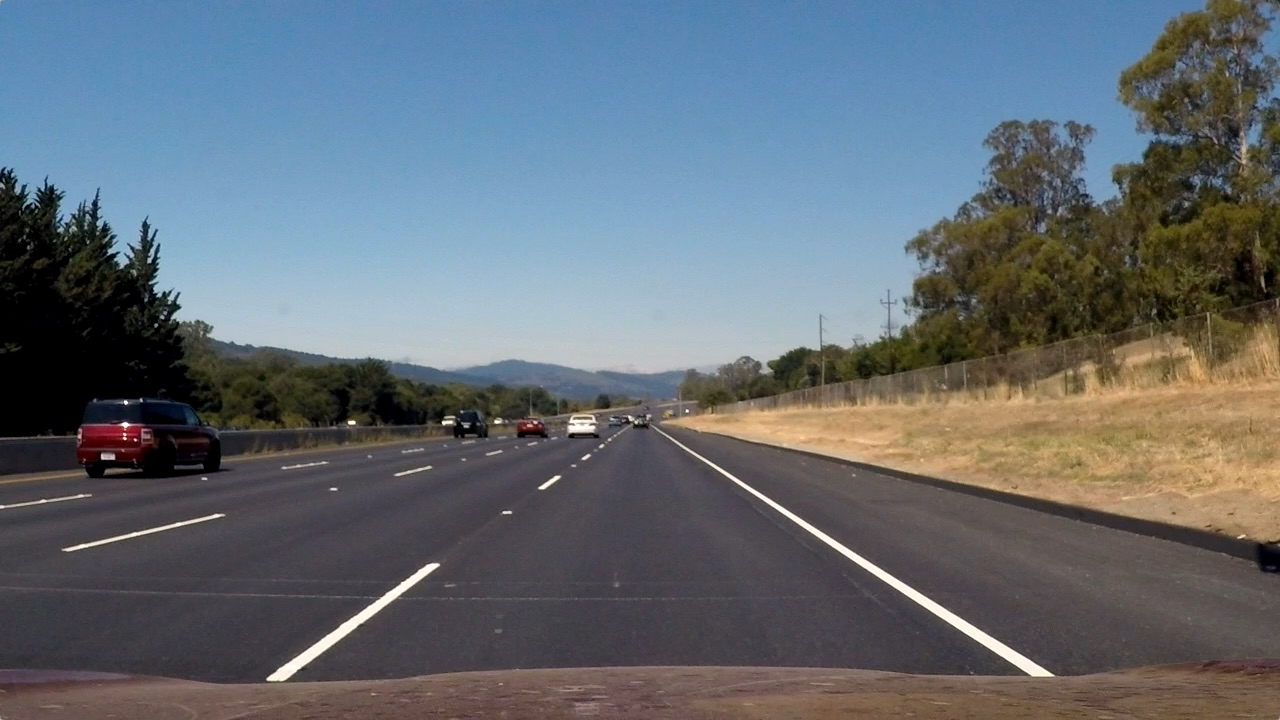
#> input picture test_images/straight_lines2.jpg, 1280 x 720 px
$ jupyter execute --allow-errors 'Drawing and Radius of Curvature Pipeline.ipynb'   (shell and % lines are left out)   (older library calls are emulated)
#> lines starting #> are read from the running program, lines starting #| are printed output that depends on the picture; after the words box and inside, x2 and y2 are one past the last pixel; in counts of white or black regions, pixels touching at a corner belong together
### ipm.py
import numpy as np
import cv2

def get_ipm_transform():
    """Compute inverse-perspective mapping transformation matrix"""

    src = np.float32([(536,488),
                    (751,488),
                    (241,687),
                    (1071,687)])
    dst = np.float32([(450,0),
                    (1280-450,0),
                    (450,720),
                    (1280-450,720)])
    M    = cv2.getPerspectiveTransform(src, dst)

    return M

# Transform image to IPM
def inverse_perspective_mapping(img):
    """Transform original image to inverse perspective mapping(IPM)"""

    # Get the IPM transformation matrix
    M = get_ipm_transform()

    # Warp the image using this transformation matrix
    h,w = img.shape[:2]
    warped = cv2.warpPerspective(img, M, (w,h), flags=cv2.INTER_LINEAR)

    return warped

def get_inv_ipm_transform():
    """Compute inverse of inverse-perspective mapping transform transformation matrix"""

    src = np.float32([(536,488),
                    (751,488),
                    (241,687),
                    (1071,687)])
    dst = np.float32([(450,0),
                    (1280-450,0),
                    (450,720),
                    (1280-450,720)])

    M_inv = cv2.getPerspectiveTransform(dst, src)

    return M_inv


# [9 lines that do not run on import are left out]

### segment_image.py
import numpy as np
import cv2

def abs_sobel_thresh(img, orient='x', thresh_min=0, thresh_max=255):
    """
    Apply Sobel filter and threshold absolute values
    """

    # Apply the following steps to img
    # 1) Convert to grayscale
    # NOTE: This assumes use of cv2.imread to read in images
    gray = cv2.cvtColor(img, cv2.COLOR_BGR2GRAY)

    # 2) Take the derivative in x or y given orient = 'x' or 'y'
    if orient=='x':
        sobel = cv2.Sobel(gray,cv2.CV_64F,1,0)
    else:
        sobel = cv2.Sobel(gray,cv2.CV_64F,0,1)

    # 3) Take the absolute value of the derivative or gradient
    abs_sobel = np.absolute(sobel)

    # 4) Scale to 8-bit (0 - 255) then convert to type = np.uint8
    abs_sobel_scaled = np.uint8(255 * abs_sobel/np.max(abs_sobel))

    # 5) Create a mask of 1's where the scaled gradient magnitude
            # is > thresh_min and < thresh_max
    binary_output = np.zeros_like(abs_sobel_scaled)
    binary_output[(abs_sobel_scaled>=thresh_min) & (abs_sobel_scaled<=thresh_max)] = 1

    # 6) Return this mask as your binary_output image
    return binary_output


def mag_thresh(img, sobel_kernel=3, mag_thresh=(0, 255)):
    """
    Apply Sobel filters in X and Y, and threshold gradient magnitude.
    """

    # Apply the following steps to img
    # 1) Convert to grayscale
    # NOTE: This assumes use of cv2.imread to read in images
    gray = cv2.cvtColor(img, cv2.COLOR_BGR2GRAY)

    # 2) Take the gradient in x and y separately
    sobelx = cv2.Sobel(gray, cv2.CV_64F, 1, 0, ksize=sobel_kernel)
    sobely = cv2.Sobel(gray, cv2.CV_64F, 0, 1, ksize=sobel_kernel)

    # 3) Calculate the magnitude
    mag = np.sqrt( sobelx*sobelx + sobely*sobely )

    # 4) Scale to 8-bit (0 - 255) and convert to type = np.uint8
    mag_scaled = np.uint8( 255 * mag/np.max(mag) )

    # 5) Create a binary mask where mag thresholds are met
    binary_mask = np.zeros_like(mag_scaled)
    binary_mask[ (mag_scaled>=mag_thresh[0]) & (mag_scaled<=mag_thresh[1]) ] = 1

    # 6) Return this mask as your binary_output image
    return binary_mask


def dir_threshold(img, sobel_kernel=3, thresh=(0, np.pi/2)):
    """
    Apply Sobel filters in x and y, and threshold the gradient direction
    """

    # Apply the following steps to img
    # 1) Convert to grayscale
    # NOTE: This assumes use of cv2.imread to read in images
    gray = cv2.cvtColor(img, cv2.COLOR_BGR2GRAY)

    # 2) Take the gradient in x and y separately
    sobelx = cv2.Sobel(gray, cv2.CV_64F, 1, 0, ksize=sobel_kernel)
    sobely = cv2.Sobel(gray, cv2.CV_64F, 0, 1, ksize=sobel_kernel)

    # 3) Take the absolute value of the x and y gradients
    abs_sobelx = np.absolute(sobelx)
    abs_sobely = np.absolute(sobely)

    # 4) Use np.arctan2(abs_sobely, abs_sobelx) to calculate the direction of the gradient
    dir = np.arctan2(abs_sobely, abs_sobelx)

    # 5) Create a binary mask where direction thresholds are met
    binary_output = np.zeros_like(dir)
    binary_output[ (dir>=thresh[0]) & (dir<=thresh[1]) ] = 1

    # 6) Return this mask as your binary_output image
    return binary_output


def hls_select(img, thresh=(0, 255)):
    """
    Threshold HLS S-channel using exclusive lower and inclusive upper bound.
    """

    # 1) Convert to HLS color space
    hls = cv2.cvtColor(img, cv2.COLOR_BGR2HSV)
    s = hls[:,:,2]

    # 2) Apply a threshold to the S channel
    binary_output = np.zeros_like(s)
    binary_output[ (s>thresh[0]) & (s<=thresh[1]) ] = 1

    # 3) Return a binary image of threshold result
    return binary_output


def lab_select(img, thresh=(0,255)):
    """
    Threshold LAB B-channel using exclusive lower and inclusive upper bound.
    """

    # 1) Convert to LAB color space
    lab = cv2.cvtColor(img, cv2.COLOR_BGR2LAB)
    b = lab[:,:,2]

    # 2) Apply a threshold to the B channel
    binary_output = np.zeros_like(b)
    binary_output[ (b>thresh[0]) & (b<thresh[1]) ] = 1

    # 3) Return a binary image of threshold result
    return binary_output


def segmentation_pipeline(ipm_img):
    """
    Segmentation pipeline to apply to ipm image
    """

    # Compute individual thresholded images
    sobel_abs = abs_sobel_thresh(ipm_img, 'x', 30, 255)
    sobel_mag = mag_thresh(ipm_img, 15, (58, 255))
    sobel_dir = dir_threshold(ipm_img, 15, (0,0.2))
    color_hsl = hls_select(ipm_img, (210,255))
    brght_lab = lab_select(ipm_img, (184,255))

    # Compute combined threshold
    segmented_img = np.zeros_like(sobel_abs)
    segmented_img[(color_hsl==1) | (brght_lab==1)] = 1
    return segmented_img

### find_lane_lines.py
import numpy as np
import cv2
import matplotlib.pyplot as plt

# [92 lines left out: functions window_mask, find_window_centroids, plot_window_centroids, not called in this run]

def find_lane_fit(binary_warped, nwindows=10, margin=40, minpix=50):
    """
    Find left and right lane fits
    """

    ystart = binary_warped.shape[0]//3

    # Take a histogram of the bottom two-thirds of the image
    histogram = np.sum(binary_warped[ystart:,:], axis=0)

    # Create an output image
    out = np.dstack((binary_warped,binary_warped,binary_warped))*255

    # Find the peak for left and right halves of histogram
    midx = np.int(histogram.shape[0]/2)
    leftx_base  = np.argmax(histogram[:midx])
    rightx_base = midx + np.argmax(histogram[midx:])

    window_height = np.int(binary_warped.shape[0]/nwindows)

    # Find non-zero pixels
    nz = binary_warped.nonzero()
    nzy = np.array(nz[0])
    nzx = np.array(nz[1])

    leftx_current  = leftx_base
    rightx_current = rightx_base

    left_idx  = []
    right_idx = []

    rect_corners = []
    for window in range(nwindows):
        win_y_low  = binary_warped.shape[0] - (window+1)*window_height
        win_y_high = binary_warped.shape[0] - (window  )*window_height
        win_xleft_low   = leftx_current - margin
        win_xleft_high  = leftx_current + margin
        win_xright_low  = rightx_current - margin
        win_xright_high = rightx_current + margin

        rect_corners.append((win_y_low, win_y_high, win_xleft_low, win_xleft_high, win_xright_low, win_xright_high))

        good_left_idx = ((nzy >= win_y_low) & (nzy < win_y_high) &
        (nzx >= win_xleft_low) &  (nzx < win_xleft_high)).nonzero()[0]

        good_right_idx = ((nzy >= win_y_low) & (nzy < win_y_high) &
        (nzx >= win_xright_low) &  (nzx < win_xright_high)).nonzero()[0]

        left_idx.append(good_left_idx)
        right_idx.append(good_right_idx)

        # Recenter window if new signal is strong enough
        if len(good_left_idx) > minpix:
            leftx_current = np.int(np.mean(nzx[good_left_idx]))
        if len(good_right_idx) > minpix:
            rightx_current = np.int(np.mean(nzx[good_right_idx]))


    left_idx  = np.concatenate(left_idx)
    right_idx = np.concatenate(right_idx)

    leftx  = nzx[left_idx]
    lefty  = nzy[left_idx]
    rightx = nzx[right_idx]
    righty = nzy[right_idx]

    # Fit a second order polynomial
    left_fit  = None
    right_fit = None
    if len(leftx) != 0:
        left_fit  = np.polyfit(lefty, leftx, 2)
    if len(rightx) != 0:
        right_fit = np.polyfit(righty, rightx, 2)

    return left_fit, right_fit, left_idx, right_idx, nzx, nzy, rect_corners

# [32 lines left out: function update_lane_fit, not called in this run]

def plot_lane_fit(binary_warped, left_fit, right_fit, left_idx, right_idx, nzx, nzy, rect_corners, nwindows=10, margin=40):
    """
    Insert lane with rectangles on image
    """

    # Create image for visualization
    out_img = np.dstack((binary_warped,binary_warped,binary_warped))*255

    # Mark x and y points - left lane in red, right in blue
    out_img[nzy[left_idx], nzx[left_idx]]   = [255, 0, 0]
    out_img[nzy[right_idx], nzx[right_idx]] = [0, 0, 255]

    # Draw rectangles
    for rect in rect_corners:
        cv2.rectangle(out_img, (rect[2],rect[0]), (rect[3],rect[1]), (0,255,0), 2)
        cv2.rectangle(out_img, (rect[4],rect[0]), (rect[5],rect[1]), (0,255,0), 2)

    # Plot line fit
    ploty = np.linspace(0, binary_warped.shape[0]-1,binary_warped.shape[0])
    left_fitx  = left_fit[0]*ploty**2 + left_fit[1]*ploty + left_fit[2]
    right_fitx = right_fit[0]*ploty**2 + right_fit[1]*ploty + right_fit[2]

    plt.imshow(out_img)
    plt.plot(left_fitx, ploty, color='yellow')
    plt.plot(right_fitx, ploty, color='yellow')
    plt.xlim(0,binary_warped.shape[1])
    plt.ylim(binary_warped.shape[0], 0)

# [42 lines left out: functions plot_lane_fit_poly, radius_of_curvature, not called in this run]

def compute_radius_and_center_dist(ipm_img, left_fit, right_fit):
    """
    Calculate radius of curvature and distance from center
    """

    # Extrinsics
    xm_per_pix = 3.7/350 # meters per pixel (the lane width seems to be 350 pixels, and is typically 3.7 meters)
    ym_per_pix = 3.048/180 # meters per pixel ( the dashed line seems to be 180 pixels, and is typically 3.048 meters)

    y_eval = ipm_img.shape[0]-1

    if left_fit is None or right_fit is None:
        return None,None,None

    # Fit new polynomials to x,y in world space
    ploty = np.linspace(0, ipm_img.shape[0]-1, ipm_img.shape[0])

    left_fitx = left_fit[0]*ploty**2 + left_fit[1]*ploty + left_fit[2]
    right_fitx = right_fit[0]*ploty**2 + right_fit[1]*ploty + right_fit[2]

    left_fit_cr = np.polyfit(ploty*ym_per_pix, left_fitx*xm_per_pix, 2)
    right_fit_cr = np.polyfit(ploty*ym_per_pix, right_fitx*xm_per_pix, 2)

    # Calculate the new radii of curvature
    left_radius = ((1 + (2*left_fit_cr[0]*y_eval*ym_per_pix + left_fit_cr[1])**2)**1.5) / np.absolute(2*left_fit_cr[0])
    right_radius = ((1 + (2*right_fit_cr[0]*y_eval*ym_per_pix + right_fit_cr[1])**2)**1.5) / np.absolute(2*right_fit_cr[0])

    # Assume camera is mounted on the lateral center of the vehicle
    vehicle_center = ipm_img.shape[1] / 2

    left_x_pix = left_fit[0]*y_eval**2 + left_fit[1]*y_eval + left_fit[2]
    right_x_pix = right_fit[0]*y_eval**2 + right_fit[1]*y_eval + right_fit[2]
    lane_center = (left_x_pix + right_x_pix) / 2

    # Calculate distance from center
    dist = (vehicle_center - lane_center) * xm_per_pix

    return left_radius, right_radius, dist

def draw_nice_lane(img, orig_warped, seg_img, left_fit, right_fit, M_inv):
    """
    Insert polygon bounded by lane detections on image.
    """
    if left_fit is None or right_fit is None:
        return orig_warped

    if (np.isnan(left_fit).any()) or (np.isnan(right_fit).any()):
        return orig_warped

    ipm_img = np.copy(orig_warped)

    warp_zero = np.zeros_like(ipm_img).astype(np.uint8)
    color_warp = warp_zero

    # Recast the x and y points into usable format for cv2.fillPoly()
    ploty = np.linspace(0, ipm_img.shape[0]-1, ipm_img.shape[0])
    left_fitx  = left_fit[0]*ploty**2 + left_fit[1]*ploty + left_fit[2]
    right_fitx = right_fit[0]*ploty**2 + right_fit[1]*ploty + right_fit[2]

    pts_left = np.array([np.transpose(np.vstack([left_fitx, ploty]))])
    pts_right = np.array([np.flipud(np.transpose(np.vstack([right_fitx, ploty])))])
    pts = np.hstack((pts_left, pts_right))

    # Draw the lane onto the warped blank image
    poly_pts = np.squeeze(np.int_([pts]))
    cv2.fillPoly(color_warp, np.int32([poly_pts]), (0,255,0))

    # Warp the blank back to original image space using inverse perspective matrix (Minv)
    newwarp = cv2.warpPerspective(color_warp, M_inv, (seg_img.shape[1], seg_img.shape[0]))

    # Combine the result with the original image
    result = cv2.addWeighted(img, 1, newwarp, 0.3, 0)

    return result

def draw_lane_details(orig_img, radius, dist):
    """
    Insert radius of curvature and distance from center to image
    """
    if radius is None or dist is None:
        return orig_img

    img = np.copy(orig_img)

    font = cv2.FONT_HERSHEY_DUPLEX
    text = 'Radius of Curvature: ' + '{:04.3f}'.format(radius) + 'm'

    cv2.putText(img, text, (50,50), font, 2, (0,255,0), 2, cv2.LINE_AA)

    text = 'Distance from Center:' + '{:04.2f}'.format(dist) + 'm'

    cv2.putText(img, text, (50, 100), font, 2, (0,255,0), 2, cv2.LINE_AA)
    return img


class Line():
    """
    Line object to hold data associated with each lane line detection
    """
    def __init__(self):

        # was the line detected in the last iteration?
        self.detected = False
        # x values of the last n fits of the line
        self.recent_xfitted = []
        #average x values of the fitted line over the last n iterations
        self.bestx = None
        #polynomial coefficients averaged over the last n iterations
        self.best_fit = None
        #polynomial coefficients for the most recent fit
        self.current_fit = [np.array([False])]
        #radius of curvature of the line in some units
        self.radius_of_curvature = None
        #distance in meters of vehicle center from the line
        self.line_base_pos = None
        #difference in fit coefficients between last and new fits
        self.diffs = np.array([0,0,0], dtype='float')
        #x values for detected line pixels
        self.allx = None
        #y values for detected line pixels
        self.ally = None
        #recent fits
        self.recent_fits = []

    # [27 lines left out: function update, not called in this run]

### Drawing and Radius of Curvature Pipeline.ipynb
[cell 1]
import numpy as np
import cv2
import segment_image as seg
from ipm import inverse_perspective_mapping
from ipm import get_inv_ipm_transform
import matplotlib.pyplot as plt
import find_lane_lines as lanelines
from moviepy.editor import VideoFileClip

[cell 2]
# Read in an image
img = cv2.imread('test_images/straight_lines2.jpg')
#> img is the input picture: shape (720, 1280, 3); mean B, G, R 115.1, 107.7, 99.4

# Transform to inverse perspective mapping
ipm_img = inverse_perspective_mapping(img)
M_inv = get_inv_ipm_transform()

# Segmentation pipeline
seg_img = seg.segmentation_pipeline(ipm_img)
#> in segmentation_pipeline, `sobel_abs = abs_sobel_thresh(ipm_img, 'x', 30, 255)`:
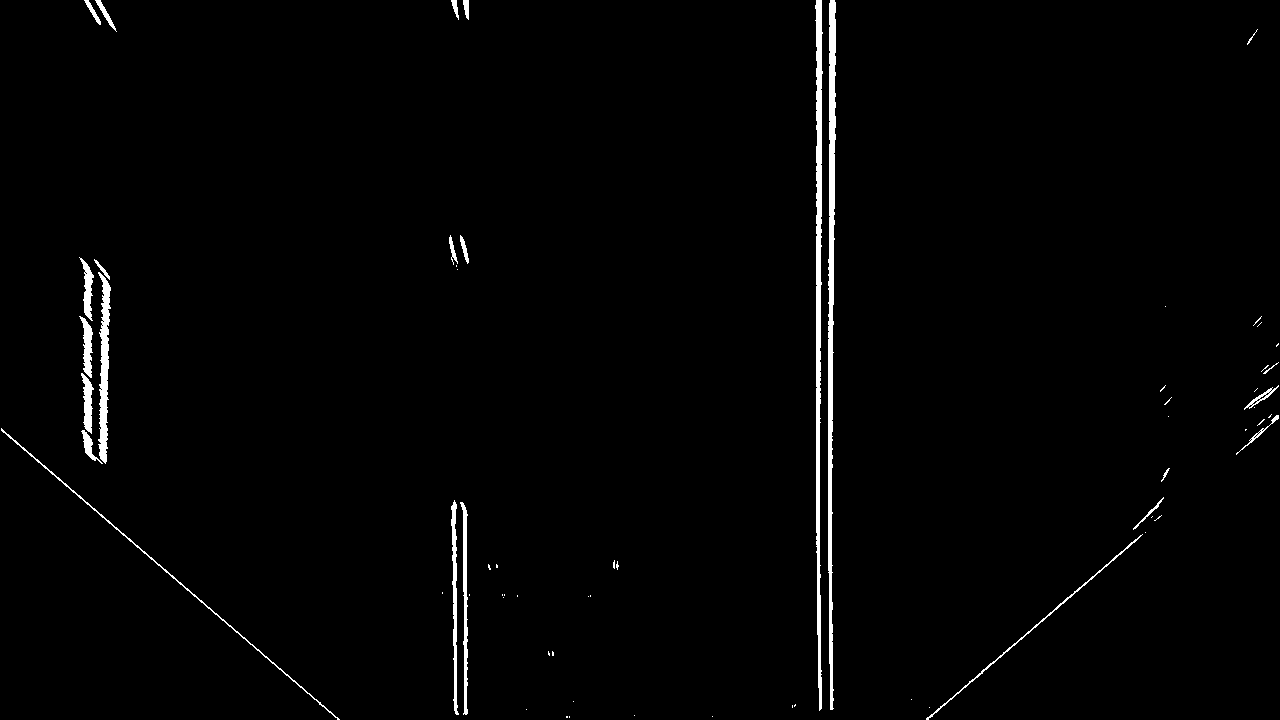
#> sobel_abs: shape (720, 1280); values 0 (black) and 1 (white), 1.5% white; 66 white regions (42 under 20 px), largest, box (x1, y1, x2, y2) and area: (828, 0, 836, 710) 3498, (815, 0, 823, 711) 3293, (98, 272, 111, 464) 1382
#> in mag_thresh, `sobely = cv2.Sobel(gray, cv2.CV_64F, 0, 1, ksize=sobel_kernel)`:
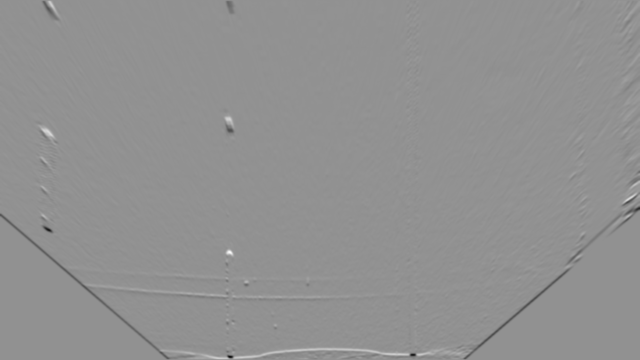
#> sobely: shape (720, 1280) float64 (shown at 1/2 size); min -4.01e+09, max 3e+09, mean -7134160.4; drawn with min black and max white
#> in dir_threshold, `dir = np.arctan2(abs_sobely, abs_sobelx)`:
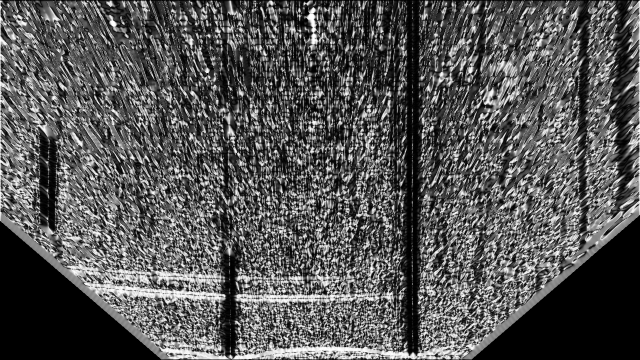
#> dir: shape (720, 1280) float64 (shown at 1/2 size); min 0, max 1.57, mean 0.531; drawn with min black and max white
#> in segmentation_pipeline, `sobel_dir = dir_threshold(ipm_img, 15, (0,0.2))`:
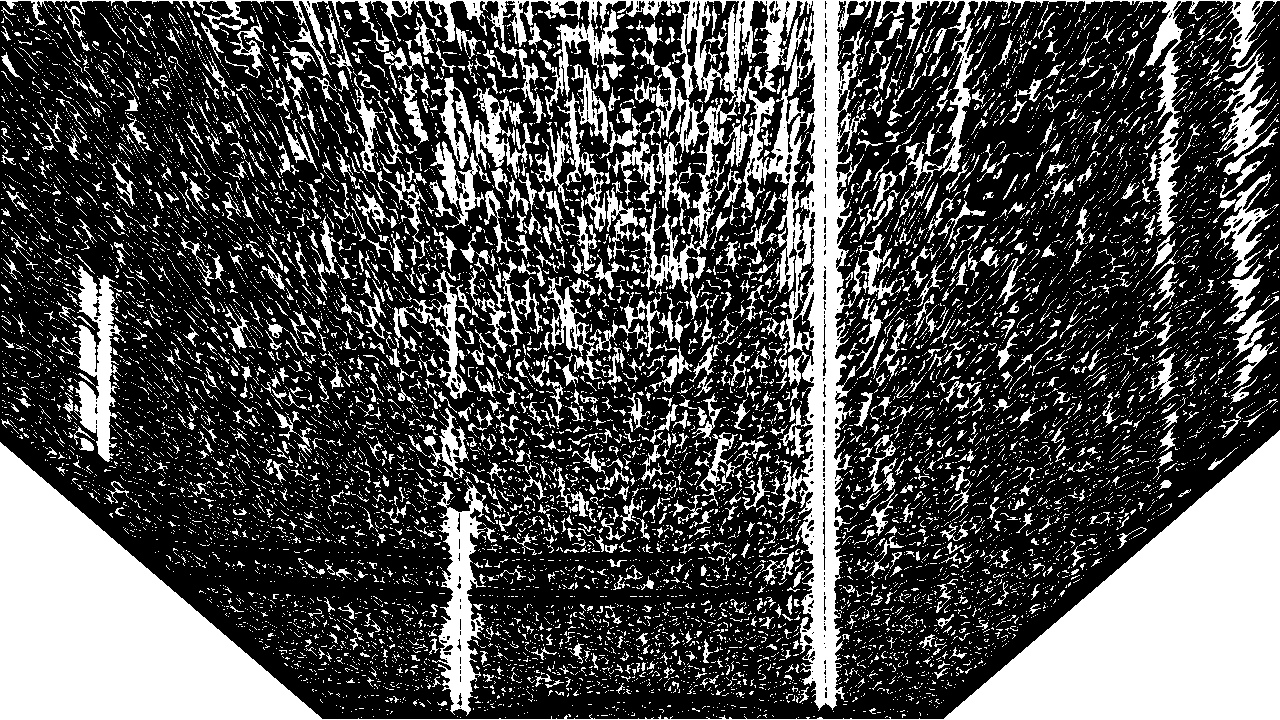
#> sobel_dir: shape (720, 1280) float64; values 0 (black) and 1 (white), 31.7% white; 10824 white regions (9579 under 20 px), largest, box (x1, y1, x2, y2) and area: (0, 430, 1280, 720) 94836, (0, 0, 1280, 711) 50129, (432, 476, 497, 716) 5626
#> (the rest of the program and of its run is left out)
